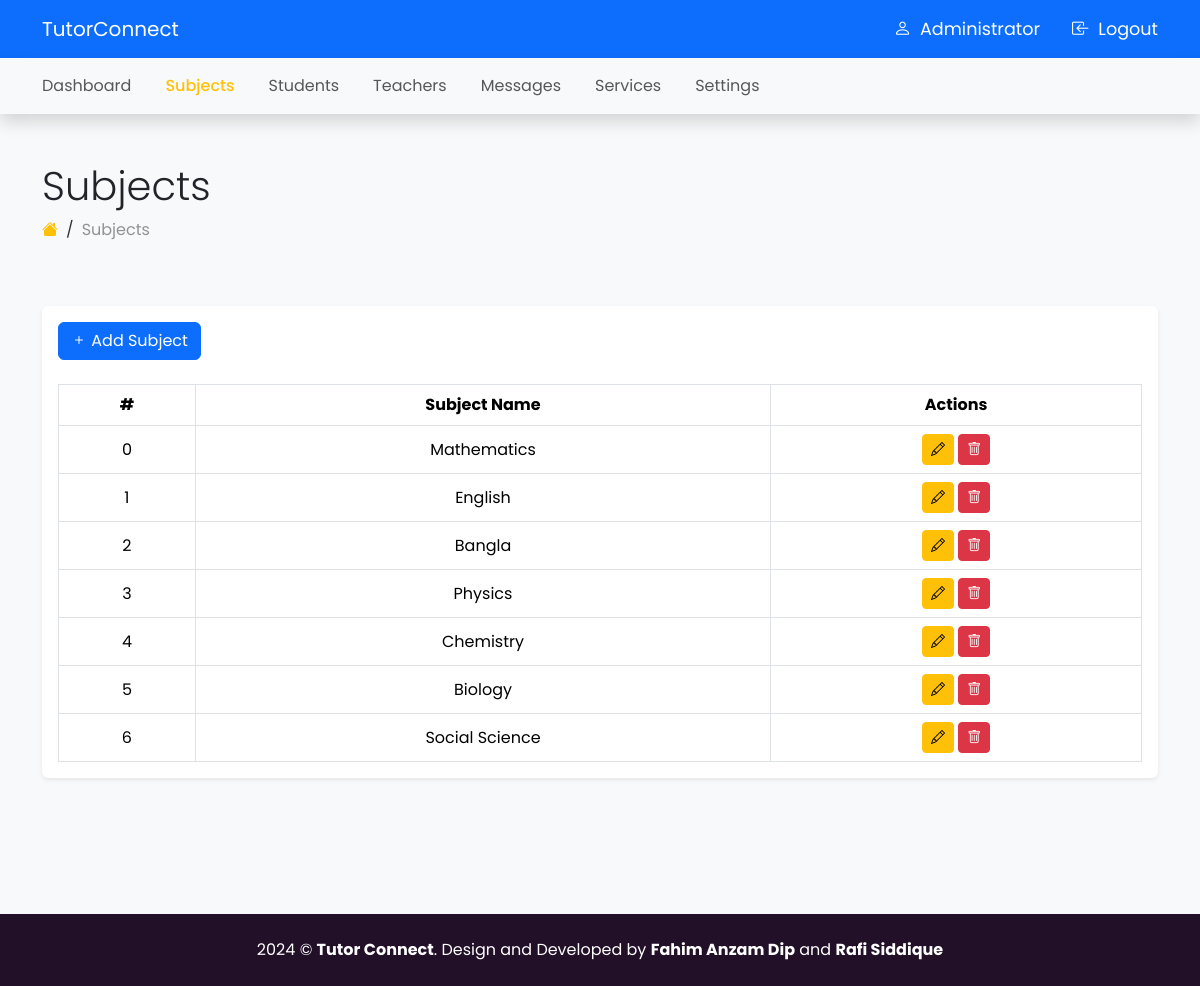
The app's page /admin/subjects.php (signed in) with its own data.
### tables this page shows
CREATE TABLE `subjects` (
  `id` bigint NOT NULL,
  `subject_name` varchar(255) NOT NULL
);

### admin/subjects.php (the view, shortened to what this page needs)
<?php include_once '../includes/admin_header.php' ?>
<section class="py-5 bg-light" style="min-height: 100vh;">
    <div class="container">
        <div class="row mb-5">
            <div class="col-md-12">
                <h2 class="display-6">Subjects</h2>
                <nav class="dashboard-breadcrumb">
                    <ol class="breadcrumb">
                        <li class="breadcrumb-item">
                            <a href="dashboard.php"><i class="bi bi-house-fill text-warning"></i></a>
                        </li>
                        <li class="breadcrumb-item active">Subjects</li>
                    </ol>
                </nav>
            </div>
        </div>
        <div class="row">
            <div class="col-md-12">
                <div class="card border-0 shadow-sm">
                    <div class="card-body">
                        <div class="row">
                            <div class="col-md-12 mb-4">
                                <a href="subjects_create.php" class="btn btn-primary">
                                    <i class="bi bi-plus"></i>
                                    Add Subject
                                </a>
                            </div>
                            <div class="col-md-12">
                                <div class="table-responsive">
                                    <table class="table table-bordered mb-0">
                                        <thead>
                                        <tr>
                                            <th class="align-middle text-center">#</th>
                                            <th class="align-middle text-center">Subject Name</th>
                                            <th class="align-middle text-center">Actions</th>
                                        </tr>
                                        </thead>
                                        <tbody>
                                        <?php
                                        $query = "SELECT * FROM subjects";
                                        $subjects = mysqli_query($connection, $query);
                                        ?>
                                        <?php if(mysqli_num_rows($subjects) > 0): ?>
                                            <?php foreach ($subjects as $key => $subject): ?>
                                                <tr>
                                                    <td class="align-middle text-center"><?= $key++ ?></td>
                                                    <td class="align-middle text-center"><?= $subject['subject_name'] ?></td>
                                                    <td class="align-middle text-center">
                                                        <a href="subjects_edit.php?id=<?= $subject['id'] ?>" class="btn btn-warning btn-sm">
                                                            <i class="bi bi-pencil"></i>
                                                        </a>
                                                        <a href="subjects.php?delete=<?= $subject['id'] ?>" class="btn btn-danger btn-sm"
                                                           onclick="return confirm('Are you sure?')">
                                                            <i class="bi bi-trash"></i>
                                                        </a>
                                                    </td>
                                                </tr>
                                            <?php endforeach; ?>
                                        <?php else: ?>
                                            <tr>
                                                <td colspan="3" class="align-middle text-center text-danger">No data found!</td>
                                            </tr>
                                        <?php endif; ?>
                                        </tbody>
                                    </table>
                                </div>
                            </div>
                        </div>
                    </div>
                </div>
            </div>
        </div>
    </div>
</section>
<?php include_once '../includes/admin_footer.php' ?>

### css/style.css (style rules this page uses)
body { font-family: "Poppins", sans-serif; }
.breadcrumb-item a { color: #fff; }
.breadcrumb-item+.breadcrumb-item::before { float: left; padding-right: var(--bs-breadcrumb-item-padding-x); color: #fff; content: var(--bs-breadcrumb-divider, "/"); }
.breadcrumb-item.active { color: #f3f3ff; }
.dashboard-breadcrumb .breadcrumb-item a { color: #333; }
.dashboard-breadcrumb .breadcrumb-item+.breadcrumb-item::before { float: left; padding-right: var(--bs-breadcrumb-item-padding-x); color: #333; content: var(--bs-breadcrumb-divider, "/"); }
.dashboard-breadcrumb .breadcrumb-item.active { color: #929292; }

### records on screen
subjects: subject_name "Mathematics"
subjects: subject_name "English"
subjects: subject_name "Bangla"
subjects: subject_name "Physics"
subjects: subject_name "Chemistry"
subjects: subject_name "Biology"
subjects: subject_name "Social Science"

### other values on screen
$_SESSION['user_username'] "Administrator"
